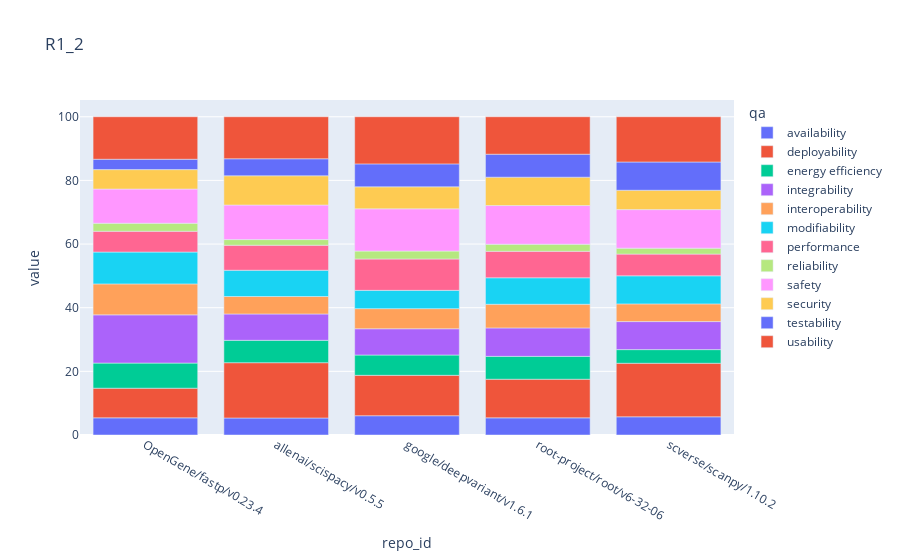

Notebook cell for this chart:
### Code cell
px.bar(r1_2_pc, title="R1_2")

### Figure 1 — Plotly figure (JSON) as saved in the notebook; plotly's stock layout.template omitted (floating-point values rounded to 4 significant figures)
{"data": [{"hovertemplate": "qa=availability<br>repo_id=%{x}<br>value=%{y}<extra></extra>", "legendgroup": "availability", "marker": {"color": "#636efa", "pattern": {"shape": ""}}, "name": "availability", "orientation": "v", "showlegend": true, "textposition": "auto", "x": ["OpenGene/fastp/v0.23.4", "allenai/scispacy/v0.5.5", "google/deepvariant/v1.6.1", "root-project/root/v6-32-06", "scverse/scanpy/1.10.2"], "xaxis": "x", "y": [5.391, 5.345, 6.057, 5.394, 5.716], "yaxis": "y", "type": "bar"}, {"hovertemplate": "qa=deployability<br>repo_id=%{x}<br>value=%{y}<extra></extra>", "legendgroup": "deployability", "marker": {"color": "#EF553B", "pattern": {"shape": ""}}, "name": "deployability", "orientation": "v", "showlegend": true, "textposition": "auto", "x": ["OpenGene/fastp/v0.23.4", "allenai/scispacy/v0.5.5", "google/deepvariant/v1.6.1", "root-project/root/v6-32-06", "scverse/scanpy/1.10.2"], "xaxis": "x", "y": [9.317, 17.37, 12.7, 12.13, 16.82], "yaxis": "y", "type": "bar"}, {"hovertemplate": "qa=energy efficiency<br>repo_id=%{x}<br>value=%{y}<extra></extra>", "legendgroup": "energy efficiency", "marker": {"color": "#00cc96", "pattern": {"shape": ""}}, "name": "energy efficiency", "orientation": "v", "showlegend": true, "textposition": "auto", "x": ["OpenGene/fastp/v0.23.4", "allenai/scispacy/v0.5.5", "google/deepvariant/v1.6.1", "root-project/root/v6-32-06", "scverse/scanpy/1.10.2"], "xaxis": "x", "y": [7.886, 7.031, 6.376, 7.185, 4.29], "yaxis": "y", "type": "bar"}, {"hovertemplate": "qa=integrability<br>repo_id=%{x}<br>value=%{y}<extra></extra>", "legendgroup": "integrability", "marker": {"color": "#ab63fa", "pattern": {"shape": ""}}, "name": "integrability", "orientation": "v", "showlegend": true, "textposition": "auto", "x": ["OpenGene/fastp/v0.23.4", "allenai/scispacy/v0.5.5", "google/deepvariant/v1.6.1", "root-project/root/v6-32-06", "scverse/scanpy/1.10.2"], "xaxis": "x", "y": [15.16, 8.279, 8.256, 8.941, 8.808], "yaxis": "y", "type": "bar"}, {"hovertemplate": "qa=interoperability<br>repo_id=%{x}<br>value=%{y}<extra></extra>", "legendgroup": "interoperability", "marker": {"color": "#FFA15A", "pattern": {"shape": ""}}, "name": "interoperability", "orientation": "v", "showlegend": true, "textposition": "auto", "x": ["OpenGene/fastp/v0.23.4", "allenai/scispacy/v0.5.5", "google/deepvariant/v1.6.1", "root-project/root/v6-32-06", "scverse/scanpy/1.10.2"], "xaxis": "x", "y": [9.73, 5.491, 6.323, 7.424, 5.562], "yaxis": "y", "type": "bar"}, {"hovertemplate": "qa=modifiability<br>repo_id=%{x}<br>value=%{y}<extra></extra>", "legendgroup": "modifiability", "marker": {"color": "#19d3f3", "pattern": {"shape": ""}}, "name": "modifiability", "orientation": "v", "showlegend": true, "textposition": "auto", "x": ["OpenGene/fastp/v0.23.4", "allenai/scispacy/v0.5.5", "google/deepvariant/v1.6.1", "root-project/root/v6-32-06", "scverse/scanpy/1.10.2"], "xaxis": "x", "y": [10.01, 8.251, 5.742, 8.326, 8.819], "yaxis": "y", "type": "bar"}, {"hovertemplate": "qa=performance<br>repo_id=%{x}<br>value=%{y}<extra></extra>", "legendgroup": "performance", "marker": {"color": "#FF6692", "pattern": {"shape": ""}}, "name": "performance", "orientation": "v", "showlegend": true, "textposition": "auto", "x": ["OpenGene/fastp/v0.23.4", "allenai/scispacy/v0.5.5", "google/deepvariant/v1.6.1", "root-project/root/v6-32-06", "scverse/scanpy/1.10.2"], "xaxis": "x", "y": [6.528, 7.86, 9.854, 8.322, 6.824], "yaxis": "y", "type": "bar"}, {"hovertemplate": "qa=reliability<br>repo_id=%{x}<br>value=%{y}<extra></extra>", "legendgroup": "reliability", "marker": {"color": "#B6E880", "pattern": {"shape": ""}}, "name": "reliability", "orientation": "v", "showlegend": true, "textposition": "auto", "x": ["OpenGene/fastp/v0.23.4", "allenai/scispacy/v0.5.5", "google/deepvariant/v1.6.1", "root-project/root/v6-32-06", "scverse/scanpy/1.10.2"], "xaxis": "x", "y": [2.517, 1.771, 2.489, 2.234, 1.865], "yaxis": "y", "type": "bar"}, {"hovertemplate": "qa=safety<br>repo_id=%{x}<br>value=%{y}<extra></extra>", "legendgroup": "safety", "marker": {"color": "#FF97FF", "pattern": {"shape": ""}}, "name": "safety", "orientation": "v", "showlegend": true, "textposition": "auto", "x": ["OpenGene/fastp/v0.23.4", "allenai/scispacy/v0.5.5", "google/deepvariant/v1.6.1", "root-project/root/v6-32-06", "scverse/scanpy/1.10.2"], "xaxis": "x", "y": [10.76, 10.87, 13.28, 12.14, 12.11], "yaxis": "y", "type": "bar"}, {"hovertemplate": "qa=security<br>repo_id=%{x}<br>value=%{y}<extra></extra>", "legendgroup": "security", "marker": {"color": "#FECB52", "pattern": {"shape": ""}}, "name": "security", "orientation": "v", "showlegend": true, "textposition": "auto", "x": ["OpenGene/fastp/v0.23.4", "allenai/scispacy/v0.5.5", "google/deepvariant/v1.6.1", "root-project/root/v6-32-06", "scverse/scanpy/1.10.2"], "xaxis": "x", "y": [6.098, 9.183, 6.906, 8.915, 6.083], "yaxis": "y", "type": "bar"}, {"hovertemplate": "qa=testability<br>repo_id=%{x}<br>value=%{y}<extra></extra>", "legendgroup": "testability", "marker": {"color": "#636efa", "pattern": {"shape": ""}}, "name": "testability", "orientation": "v", "showlegend": true, "textposition": "auto", "x": ["OpenGene/fastp/v0.23.4", "allenai/scispacy/v0.5.5", "google/deepvariant/v1.6.1", "root-project/root/v6-32-06", "scverse/scanpy/1.10.2"], "xaxis": "x", "y": [3.253, 5.34, 7.211, 7.218, 8.881], "yaxis": "y", "type": "bar"}, {"hovertemplate": "qa=usability<br>repo_id=%{x}<br>value=%{y}<extra></extra>", "legendgroup": "usability", "marker": {"color": "#EF553B", "pattern": {"shape": ""}}, "name": "usability", "orientation": "v", "showlegend": true, "textposition": "auto", "x": ["OpenGene/fastp/v0.23.4", "allenai/scispacy/v0.5.5", "google/deepvariant/v1.6.1", "root-project/root/v6-32-06", "scverse/scanpy/1.10.2"], "xaxis": "x", "y": [13.36, 13.21, 14.81, 11.77, 14.22], "yaxis": "y", "type": "bar"}], "layout": {"xaxis": {"anchor": "y", "domain": [0.0, 1.0], "title": {"text": "repo_id"}}, "yaxis": {"anchor": "x", "domain": [0.0, 1.0], "title": {"text": "value"}}, "legend": {"title": {"text": "qa"}, "tracegroupgap": 0}, "title": {"text": "R1_2"}, "barmode": "relative"}}
